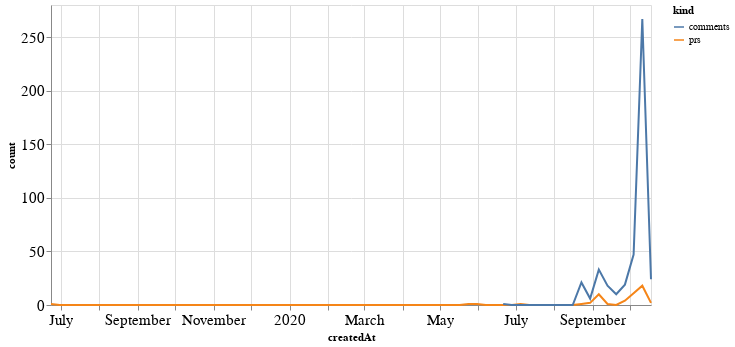

Notebook code cell kept with this figure:
### Code cell
alt.Chart(total_time, width=600).mark_line().encode(
    x='createdAt',
    y='count',
    color='kind'
)

### Figure 1 — Vega-Lite specification as saved in the notebook (floating-point values rounded to 4 significant figures; data arrays with more than 128 entries replaced by an {"elided": "..."} marker saying what was removed)
{"config": {"axisLeft": {"labelFontSize": 15}, "axisBottom": {"labelFontSize": 15}}, "data": {"name": "data-711903fb22fa3282bacf47eaf5e85691"}, "mark": "line", "encoding": {"color": {"type": "nominal", "field": "kind"}, "x": {"type": "temporal", "field": "createdAt"}, "y": {"type": "quantitative", "field": "count"}}, "width": 600, "$schema": "https://vega.github.io/schema/vega-lite/v4.8.1.json", "datasets": {"data-711903fb22fa3282bacf47eaf5e85691": {"elided": "140 records"}}}
